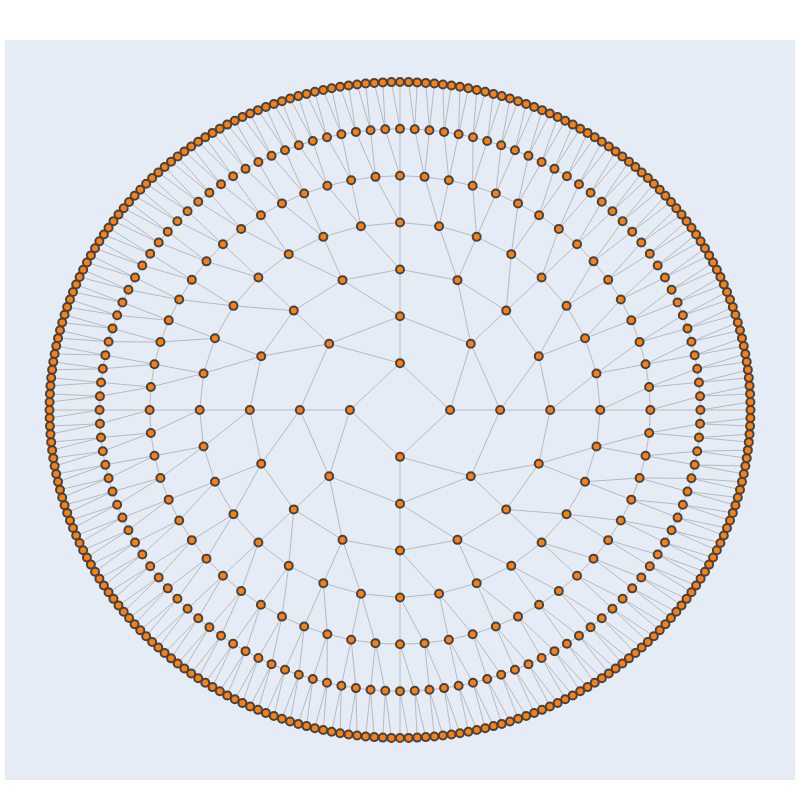

Source (notebook cell):
### Code cell
# Create empty graph
G = nx.Graph()

# Add vertices in concentric circles
for r in range(1, 8):
    n_vertices = 2 * 2 ** r 
    angles = np.linspace(0, 2*np.pi, n_vertices, endpoint=False)
    # angles += np.pi / n_vertices + np.pi / 4

    # Add vertices with positions and color based on radius parity
    for i in range(n_vertices):
        vertex = (r, i)  # (radius, index) tuple
        x = r * np.cos(angles[i])
        y = r * np.sin(angles[i])
        color = '#ff7f0e'
        G.add_node(vertex, pos=(x,y), color=color)

    for i in range(n_vertices):
        if r > 1:
            G.add_edge((r, i), (r-1, i // 2))
        G.add_edge((r, i), (r, (i+1) % n_vertices))
        G.add_edge((r, i), (r, (i-1) % n_vertices))

# Get initial positions
pos_initial = nx.get_node_attributes(G, 'pos')
fig = visualize_graph(G)
fig.write_html('../images/1d_mera_qisom.html')
fig.show()

### Figure 1 — Plotly figure (JSON) as saved in the notebook; plotly's stock layout.template omitted (floating-point values rounded to 4 significant figures; data arrays with more than 128 entries replaced by an {"elided": "..."} marker saying what was removed)
{"data": [{"hoverinfo": "none", "line": {"color": "#888", "width": 0.5}, "mode": "lines", "type": "scatter", "x": {"elided": "3036 float values"}, "y": {"elided": "3036 float values"}}, {"hoverinfo": "text", "marker": {"color": {"elided": "508 str values"}, "line": {"width": 2}, "size": 8}, "mode": "markers", "text": {"elided": "508 str values"}, "type": "scatter", "x": {"elided": "508 float values"}, "y": {"elided": "508 float values"}}], "layout": {"height": 800, "hovermode": "closest", "margin": {"b": 20, "l": 5, "r": 5, "t": 40}, "showlegend": false, "width": 800, "xaxis": {"showgrid": false, "showticklabels": false, "zeroline": false}, "yaxis": {"showgrid": false, "showticklabels": false, "zeroline": false}}}
